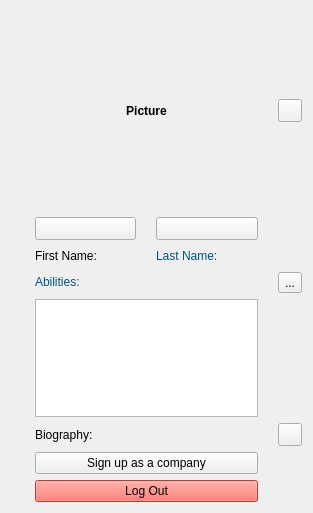
<?xml version="1.0" encoding="UTF-8"?>
<ui version="4.0">
 <class>MeComponent</class>
 <widget class="QWidget" name="MeComponent">
  <property name="geometry">
   <rect>
    <x>0</x>
    <y>0</y>
    <width>313</width>
    <height>513</height>
   </rect>
  </property>
  <property name="windowTitle">
   <string>Form</string>
  </property>
  <layout class="QGridLayout" name="gridLayout">
   <property name="horizontalSpacing">
    <number>20</number>
   </property>
   <item row="3" column="3">
    <spacer name="horizontalSpacer_2">
     <property name="orientation">
      <enum>Qt::Horizontal</enum>
     </property>
     <property name="sizeHint" stdset="0">
      <size>
       <width>40</width>
       <height>20</height>
      </size>
     </property>
    </spacer>
   </item>
   <item row="2" column="2">
    <widget class="QToolButton" name="delPicBtn">
     <property name="sizePolicy">
      <sizepolicy hsizetype="Preferred" vsizetype="Fixed">
       <horstretch>0</horstretch>
       <verstretch>0</verstretch>
      </sizepolicy>
     </property>
     <property name="icon">
      <iconset resource="../../resource.qrc">
       <normaloff>:/trash.png</normaloff>:/trash.png</iconset>
     </property>
    </widget>
   </item>
   <item row="7" column="1" colspan="2">
    <widget class="QPushButton" name="sign_as_company_btn">
     <property name="text">
      <string>Sign up as a company</string>
     </property>
    </widget>
   </item>
   <item row="2" column="1">
    <widget class="QToolButton" name="editPicBtn">
     <property name="sizePolicy">
      <sizepolicy hsizetype="Preferred" vsizetype="Fixed">
       <horstretch>0</horstretch>
       <verstretch>0</verstretch>
      </sizepolicy>
     </property>
     <property name="icon">
      <iconset resource="../../resource.qrc">
       <normaloff>:/edit.svg</normaloff>:/edit.svg</iconset>
     </property>
    </widget>
   </item>
   <item row="0" column="1" colspan="2">
    <widget class="QLabel" name="profilePicture">
     <property name="minimumSize">
      <size>
       <width>0</width>
       <height>200</height>
      </size>
     </property>
     <property name="font">
      <font>
       <bold>true</bold>
      </font>
     </property>
     <property name="text">
      <string>Picture</string>
     </property>
     <property name="alignment">
      <set>Qt::AlignCenter</set>
     </property>
    </widget>
   </item>
   <item row="3" column="1">
    <widget class="QLabel" name="firstName_lbl">
     <property name="sizePolicy">
      <sizepolicy hsizetype="Preferred" vsizetype="Fixed">
       <horstretch>0</horstretch>
       <verstretch>0</verstretch>
      </sizepolicy>
     </property>
     <property name="text">
      <string>First Name:</string>
     </property>
    </widget>
   </item>
   <item row="4" column="1" colspan="2">
    <widget class="QLabel" name="ability_lbl">
     <property name="maximumSize">
      <size>
       <width>300</width>
       <height>16777215</height>
      </size>
     </property>
     <property name="text">
      <string>&lt;p&gt;&lt;span style=&quot; color:#00557f;&quot;&gt;Abilities:&lt;/span&gt;&lt;/p&gt;</string>
     </property>
    </widget>
   </item>
   <item row="6" column="3">
    <widget class="QToolButton" name="editBiographyBtn">
     <property name="icon">
      <iconset resource="../../resource.qrc">
       <normaloff>:/edit.svg</normaloff>:/edit.svg</iconset>
     </property>
    </widget>
   </item>
   <item row="3" column="2">
    <widget class="QLabel" name="lastName_lbl">
     <property name="sizePolicy">
      <sizepolicy hsizetype="Preferred" vsizetype="Fixed">
       <horstretch>0</horstretch>
       <verstretch>0</verstretch>
      </sizepolicy>
     </property>
     <property name="text">
      <string>&lt;p&gt;&lt;span style=&quot; color:#00557f;&quot;&gt;Last Name:&lt;/span&gt;&lt;/p&gt;</string>
     </property>
    </widget>
   </item>
   <item row="3" column="0">
    <spacer name="horizontalSpacer">
     <property name="orientation">
      <enum>Qt::Horizontal</enum>
     </property>
     <property name="sizeHint" stdset="0">
      <size>
       <width>40</width>
       <height>20</height>
      </size>
     </property>
    </spacer>
   </item>
   <item row="5" column="1" colspan="2">
    <widget class="QListView" name="listView">
     <property name="maximumSize">
      <size>
       <width>16777215</width>
       <height>1677770</height>
      </size>
     </property>
     <property name="editTriggers">
      <set>QAbstractItemView::NoEditTriggers</set>
     </property>
    </widget>
   </item>
   <item row="6" column="1" colspan="2">
    <widget class="QLabel" name="Bio_lbl">
     <property name="maximumSize">
      <size>
       <width>300</width>
       <height>16777215</height>
      </size>
     </property>
     <property name="text">
      <string>Biography:</string>
     </property>
     <property name="wordWrap">
      <bool>true</bool>
     </property>
    </widget>
   </item>
   <item row="4" column="3">
    <widget class="QToolButton" name="editAbilityBtn">
     <property name="text">
      <string>...</string>
     </property>
     <property name="icon">
      <iconset resource="../../resource.qrc">
       <normaloff>:/edit.svg</normaloff>:/edit.svg</iconset>
     </property>
    </widget>
   </item>
   <item row="8" column="1" colspan="2">
    <widget class="QPushButton" name="log_out_btn">
     <property name="styleSheet">
      <string notr="true">#log_out_btn{
background-color: rgb(255, 85, 70);
}
#log_out_btn:hover{
border-radius: 5px;
}
#log_out_btn:pressed{
background-color: rgb(170, 0, 0);
}</string>
     </property>
     <property name="text">
      <string>Log Out</string>
     </property>
     <property name="icon">
      <iconset resource="../../resource.qrc">
       <normaloff>:/logout.png</normaloff>:/logout.png</iconset>
     </property>
    </widget>
   </item>
   <item row="0" column="3">
    <widget class="QToolButton" name="theme_btn">
     <property name="icon">
      <iconset resource="../../resource.qrc">
       <normaloff>:/moon.png</normaloff>:/moon.png</iconset>
     </property>
    </widget>
   </item>
  </layout>
 </widget>
 <resources>
  <include location="../../resource.qrc"/>
 </resources>
 <connections/>
</ui>
